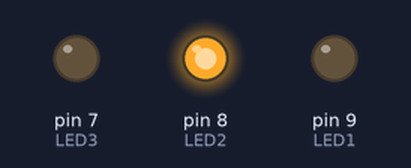
A sketch run on a simulated Arduino Uno, built with avr-gcc and run on an emulated ATmega328P. Shown: output pins drawn as LEDs (lit = HIGH).

Above: at 0.2 s.
At 4.5 s:
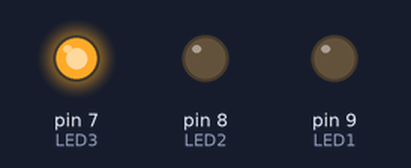
Timing chart, 0 to 6.9 s (numbered marks = the images above):
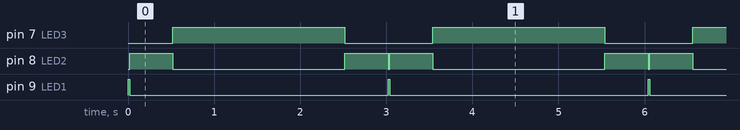

The sketch:

Archive_APALAH.ino
```cpp
/*----------------First LED Code-------------------*/
/*---------Source Code by Roboratory --------------*/
/*----Modified & Adapted by Habib.m @Hab_mz--------*/
/*--------------------V1.1-------------------------*/
int LED1 = 9;
int LED2 = 8;
int LED3 = 7;

void setup(){
pinMode(LED1, OUTPUT);
pinMode(LED2, OUTPUT);
pinMode(LED3, OUTPUT);
}

void loop(){
 digitalWrite(LED1, HIGH);
 digitalWrite(LED2, LOW);
 digitalWrite(LED3, LOW);
 delay(20);
 digitalWrite(LED2, HIGH);
 digitalWrite(LED1, LOW);
 digitalWrite(LED2, HIGH);
 delay(500);
 digitalWrite(LED3, HIGH);
 digitalWrite(LED2, LOW);
 digitalWrite(LED1, LOW);
 delay(2000);
 digitalWrite(LED2, HIGH);
 digitalWrite(LED3, LOW);
 digitalWrite(LED1, LOW);
 delay(500);
}
```

Measured:
- by itself, pin 7 (LED3): alternates HIGH for 2.0 s and LOW for 1.0 s
- by itself, pin 8 (LED2): repeats every 3.0 s: LOW 2.0 s, HIGH 0.50 s, LOW 0.02 s, HIGH 0.50 s
- by itself, pin 9 (LED1): alternates HIGH for 0.02 s and LOW for 3.0 s
